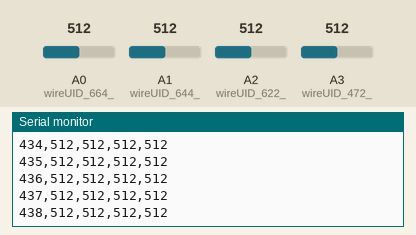
Recording of a sketch running on a simulated Arduino Uno, built with avr-gcc and run on an emulated ATmega328P. Shown: the last lines printed to the serial monitor. The test bench sets the inputs (shaded band); at power-on: A0 (wireUID_664_) = 512, A1 (wireUID_644_) = 512, A2 (wireUID_622_) = 512, A3 (wireUID_472_) = 512.

Above: at 0.8 s.
0.9 s: A0 (wireUID_664_) set to 716
At 0.9 s:
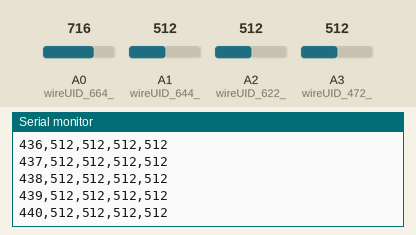
2.4 s: A1 (wireUID_644_) set to 716
At 2.43 s:
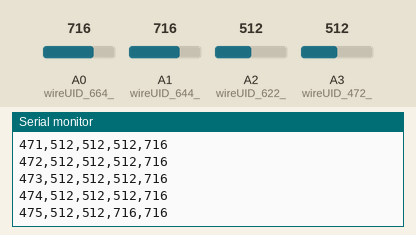
3.9 s: A2 (wireUID_622_) set to 716
At 3.91 s:
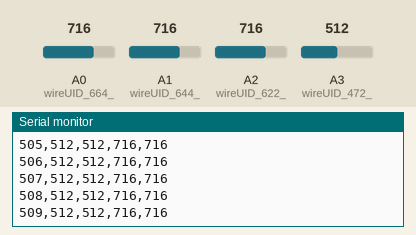
5.4 s: A3 (wireUID_472_) set to 716
At 5.4 s:
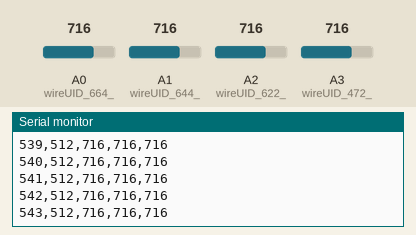
6.9 s: A0 (wireUID_664_) set to 992
At 6.93 s:
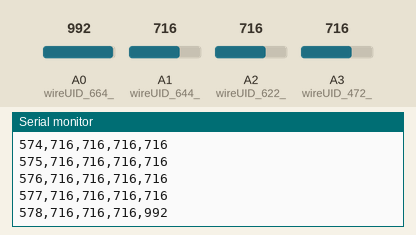
8.4 s: A1 (wireUID_644_) set to 992
At 8.42 s:
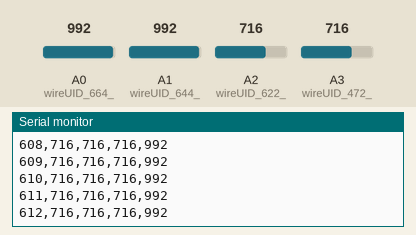
Timing chart, 0 to 10.9 s (numbered marks = the images above; inputs shaded):
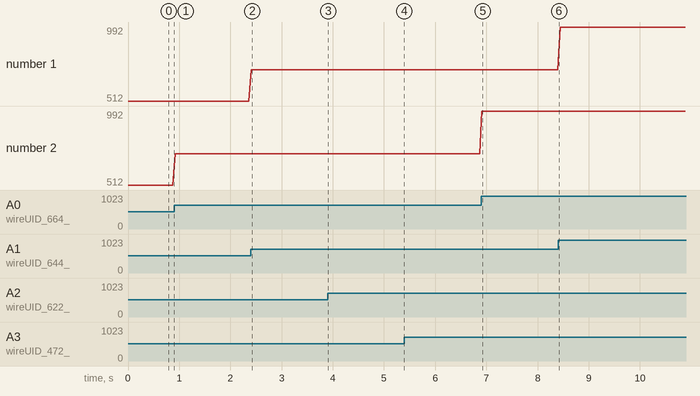

The sketch:

MCP4725_Generate_and_Read_Example_3__transcripted.ino
```cpp
#include <ArduinoSTL.h>
#include <vector>
#include <Wire.h>
#include <Adafruit_MCP4725.h>
using namespace std;

void MCP4725_Generate_and_Read_Example_3(){
    /*feedback and shift regs. declarations */

    /* END feedback and shift regs declarations */
    long wireUID_664_ = 14;
    long wireUID_644_ = 15;
    long wireUID_622_ = 16;
    bool wireUID_752_ = false;
    long wireUID_2076_ = 115200;
    long wireUID_472_ = 17;
    unsigned char wireUID_338_ = 97;
    Adafruit_MCP4725 wireUID_754_;
    Adafruit_MCP4725 wireUID_660_;
    pinMode(wireUID_472_,wireUID_752_?OUTPUT:INPUT);
    pinMode(wireUID_622_,wireUID_752_?OUTPUT:INPUT);
    pinMode(wireUID_644_,wireUID_752_?OUTPUT:INPUT);
    pinMode(wireUID_664_,wireUID_752_?OUTPUT:INPUT);
    wireUID_660_.begin(wireUID_338_);
    wireUID_754_ = wireUID_660_;
    Serial.begin(wireUID_2076_);
    /***** BEGIN WhileLoop ********/
    bool wireUID_439_ = false; //LoopEndRef.
    int iteratorUID_383 = 0; //loop iterator
    do{
     //shift register init and get front value
        /*feedback and shift regs. declarations */

        /* END feedback and shift regs declarations */
        long wireUID_1795_ = wireUID_664_;
        long wireUID_1761_ = wireUID_644_;
        long wireUID_1524_ = wireUID_622_;
        long wireUID_438_ = 1000;
        long wireUID_1334_ = wireUID_472_;
        Adafruit_MCP4725 wireUID_740_ = wireUID_754_;
        /**** BEGIN ForLoop *****/

        int iteratorUID_462 = 0; //loop iterator
        for (int LVHardcodedCnt = 0;  LVHardcodedCnt < wireUID_438_; LVHardcodedCnt++){
         // shift regs
            /*feedback and shift regs. declarations */

            /* END feedback and shift regs declarations */
            String wireUID_1727_ = ",";
            String wireUID_3206_;
            String wireUID_3175_;
            String wireUID_3162_;
            unsigned int wireUID_2903_;
            unsigned int wireUID_358_;
            unsigned int wireUID_2392_;
            long wireUID_1848_ = wireUID_1795_;
            long wireUID_1835_ = wireUID_1761_;
            long wireUID_571_ = wireUID_1524_;
            unsigned int wireUID_1514_;
            unsigned int wireUID_832_;
            unsigned int wireUID_560_;
            unsigned int wireUID_747_ = 420;
            long wireUID_915_ = 42;
            long wireUID_517_ = iteratorUID_462 /*Diagram owned wire terminal*/;
            String wireUID_209_;
            String wireUID_1593_;
            String wireUID_1637_ = "";
            String wireUID_1586_;
            long wireUID_1298_ = wireUID_1334_;
            bool wireUID_316_ = false;
            Adafruit_MCP4725 wireUID_1389_ = wireUID_740_;
            wireUID_560_ = (unsigned short) wireUID_517_;
            wireUID_832_ = wireUID_560_ + wireUID_747_;
            wireUID_1586_ = String(wireUID_832_);
            wireUID_1389_.setVoltage(wireUID_832_, wireUID_316_);

            wireUID_1514_ = analogRead(wireUID_1298_);
            wireUID_2392_ = analogRead(wireUID_571_);
            wireUID_1593_ = String(wireUID_1514_);
            wireUID_358_ = analogRead(wireUID_1835_);
            wireUID_3162_ = String(wireUID_2392_);
            wireUID_2903_ = analogRead(wireUID_1848_);
            wireUID_3175_ = String(wireUID_358_);
            wireUID_3206_ = String(wireUID_2903_);
            wireUID_209_ = wireUID_1637_ + wireUID_1586_ + wireUID_1727_ + wireUID_1593_ + wireUID_1727_ + wireUID_3162_ + wireUID_1727_ + wireUID_3175_ + wireUID_1727_ + wireUID_3206_;
            Serial.println(wireUID_209_);
            delay(wireUID_915_);


             /* C code*/

             /* output assignements */
            iteratorUID_462++; //iterator increment
        }

        /***** END ForLoop ******/


         //C code

         //output assgn.
        iteratorUID_383++; //iterator increment
    }while(!wireUID_439_); //negation because in LabVIEW it is when stop (oposite)

    /****** END WhileLoop */


}

void setup(){
    MCP4725_Generate_and_Read_Example_3();
}
void loop(){
}
```

Measured:
- plotted number 2: 512 → 716 after the input at 0.9 s
